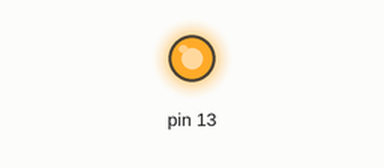
Simulated run of this sketch. Board: Arduino Uno, built with avr-gcc and run on an emulated ATmega328P. On the bench: output pins drawn as LEDs (lit = HIGH).

Above: at 0.1 s.
At 1.1 s:
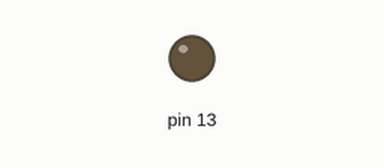
Timing chart, 0 to 2.6 s (numbered marks = the images above):
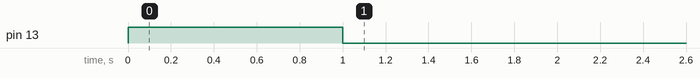

Measured:
- by itself, pin 13: LOW → HIGH at 0.00 s, → LOW 1.0 s later

The sketch:

Sandbox.ino
```cpp
#include <stdint.h>

void setup()
{
    Serial.begin(9600);
    Serial.setTimeout(2000);

    pinMode(13, OUTPUT);
}

int onOff = 1;

void blink()
{
  if(onOff)
  {
    digitalWrite(13, HIGH);
    onOff = 0;
  }
  else
  {
    digitalWrite(13, LOW);
    onOff = 1;
  }
  delay(1000);
}

void loop()
{
    blink();
    blink();
    while(!Serial.available());
    blink();
    blink();
    String msg = Serial.readString();
    delay(1000);
    Serial.println(msg);
    Serial.flush();
}
```
